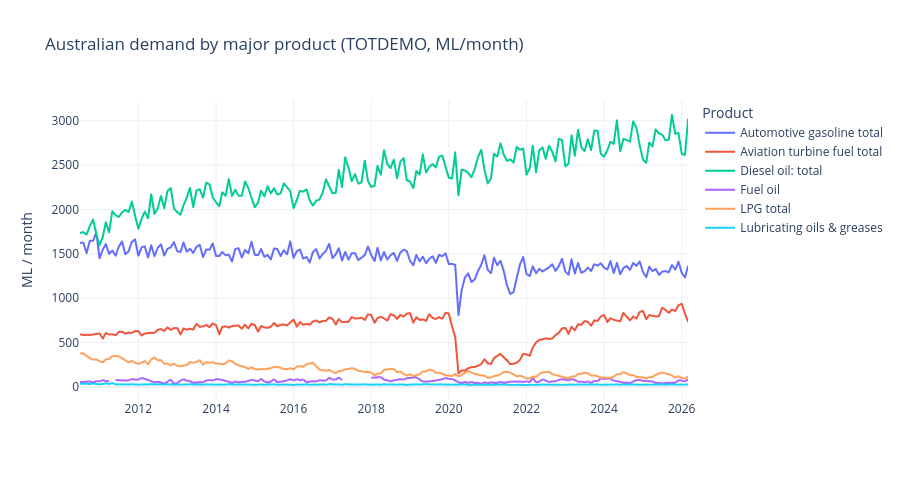

Notebook source saved alongside this figure:
### Markdown cell above
## 3. Demand by product (long-term)

Major refined products only. Use this chart to see which products are the largest, and their long-term trajectory.

### Code cell
# The six biggest demand categories at the top-level. We use the `: total` /
# ` total` labels because DCCEEW splits each into sub-products (e.g. Diesel
# oil: premium diesel) that we don't want to chart separately here.
MAJOR_PRODUCTS = [
    "Automotive gasoline total",
    "Diesel oil: total",
    "Aviation turbine fuel total",
    "LPG total",
    "Fuel oil",
    "Lubricating oils & greases",
]

mp = demand[demand["product_native"].isin(MAJOR_PRODUCTS)].sort_values(["product_native", "date"])

fig = px.line(
    mp, x="date", y="value", color="product_native",
    title="Australian demand by major product (TOTDEMO, ML/month)",
    labels={"value": "ML / month", "date": "", "product_native": "Product"},
)
fig.update_layout(template="plotly_white", height=480, hovermode="x unified")
fig.show()

### Figure 1 — Plotly figure (JSON) as saved in the notebook; plotly's stock layout.template omitted (floating-point values rounded to 4 significant figures; data arrays with more than 128 entries replaced by an {"elided": "..."} marker saying what was removed)
{"data": [{"hovertemplate": "Product=Automotive gasoline total<br>=%{x}<br>ML / month=%{y}<extra></extra>", "legendgroup": "Automotive gasoline total", "line": {"color": "#636efa", "dash": "solid"}, "marker": {"symbol": "circle"}, "mode": "lines", "name": "Automotive gasoline total", "showlegend": true, "type": "scattergl", "x": {"elided": "189 str values"}, "xaxis": "x", "y": {"elided": "189 float values"}, "yaxis": "y"}, {"hovertemplate": "Product=Aviation turbine fuel total<br>=%{x}<br>ML / month=%{y}<extra></extra>", "legendgroup": "Aviation turbine fuel total", "line": {"color": "#EF553B", "dash": "solid"}, "marker": {"symbol": "circle"}, "mode": "lines", "name": "Aviation turbine fuel total", "showlegend": true, "type": "scattergl", "x": {"elided": "189 str values"}, "xaxis": "x", "y": {"elided": "189 float values"}, "yaxis": "y"}, {"hovertemplate": "Product=Diesel oil: total<br>=%{x}<br>ML / month=%{y}<extra></extra>", "legendgroup": "Diesel oil: total", "line": {"color": "#00cc96", "dash": "solid"}, "marker": {"symbol": "circle"}, "mode": "lines", "name": "Diesel oil: total", "showlegend": true, "type": "scattergl", "x": {"elided": "189 str values"}, "xaxis": "x", "y": {"elided": "189 float values"}, "yaxis": "y"}, {"hovertemplate": "Product=Fuel oil<br>=%{x}<br>ML / month=%{y}<extra></extra>", "legendgroup": "Fuel oil", "line": {"color": "#ab63fa", "dash": "solid"}, "marker": {"symbol": "circle"}, "mode": "lines", "name": "Fuel oil", "showlegend": true, "type": "scattergl", "x": {"elided": "189 str values"}, "xaxis": "x", "y": {"elided": "189 float values"}, "yaxis": "y"}, {"hovertemplate": "Product=LPG total<br>=%{x}<br>ML / month=%{y}<extra></extra>", "legendgroup": "LPG total", "line": {"color": "#FFA15A", "dash": "solid"}, "marker": {"symbol": "circle"}, "mode": "lines", "name": "LPG total", "showlegend": true, "type": "scattergl", "x": {"elided": "189 str values"}, "xaxis": "x", "y": {"elided": "189 float values"}, "yaxis": "y"}, {"hovertemplate": "Product=Lubricating oils & greases<br>=%{x}<br>ML / month=%{y}<extra></extra>", "legendgroup": "Lubricating oils & greases", "line": {"color": "#19d3f3", "dash": "solid"}, "marker": {"symbol": "circle"}, "mode": "lines", "name": "Lubricating oils & greases", "showlegend": true, "type": "scattergl", "x": {"elided": "189 str values"}, "xaxis": "x", "y": {"elided": "189 float values"}, "yaxis": "y"}], "layout": {"height": 480, "hovermode": "x unified", "legend": {"title": {"text": "Product"}, "tracegroupgap": 0}, "title": {"text": "Australian demand by major product (TOTDEMO, ML/month)"}, "xaxis": {"anchor": "y", "domain": [0, 1], "title": {"text": ""}}, "yaxis": {"anchor": "x", "domain": [0, 1], "title": {"text": "ML / month"}}}}
